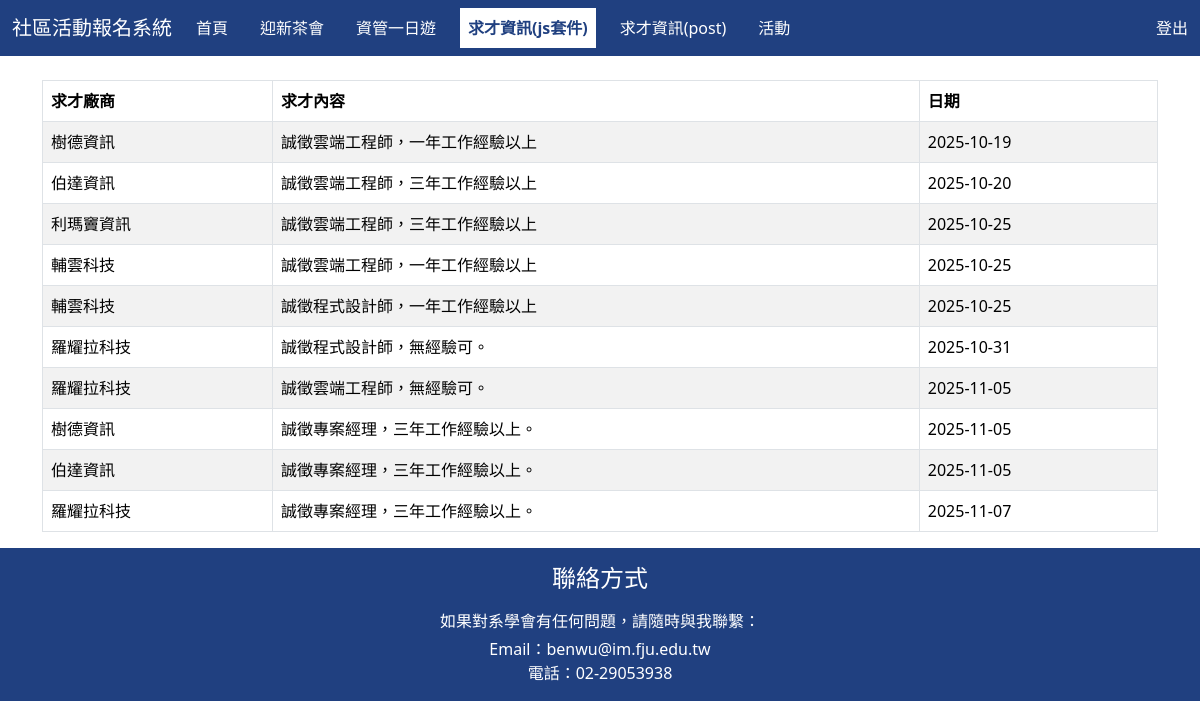
/job-js.php (signed in), run on the app's committed database.
### tables this page shows
CREATE TABLE `job` (
  `id` int(11) NOT NULL,
  `company` varchar(45) NOT NULL,
  `content` text NOT NULL,
  `pdate` date NOT NULL
);

### job-js.php (the view, shortened to what this page needs)
<?php
require_once "header.php";
try {
  require_once 'db.php';
  $sql = "SELECT * FROM job";
  $result = mysqli_query($conn, $sql);
?>
<div class="container mt-4">
  <table class="table table-bordered table-striped" id="job_table">
    <thead>
      <tr>
        <th>求才廠商</th>
        <th>求才內容</th>
        <th>日期</th>
      </tr>
    </thead>
    <tbody>
      <?php while ($row = mysqli_fetch_assoc($result)) { ?>
      <tr>
        <td><?= htmlspecialchars($row["company"]) ?></td>
        <td><?= htmlspecialchars($row["content"]) ?></td>
        <td><?= htmlspecialchars($row["pdate"]) ?></td>
      </tr>
      <?php } ?>
    </tbody>
  </table>
</div>
<?php
} catch (Exception $e) {
  echo 'Message: ' . $e->getMessage();
}
require_once "footer.php";
?>

### header.php (shortened to what this page needs)
<?php
$current = basename($_SERVER['PHP_SELF']);
?>
<!DOCTYPE html>
<html lang="zh-TW">
<head>
  <link rel="stylesheet" href="custom.css">
  <link href="https://cdn.jsdelivr.net/npm/bootstrap@5.3.2/dist/css/bootstrap.min.css" rel="stylesheet">
  <link rel="stylesheet" href="https://cdn.datatables.net/1.13.8/css/dataTables.bootstrap5.min.css">
</head>
<body>
  <nav class="navbar navbar-expand-lg custom-bg">
    <div class="container-fluid d-flex justify-content-between align-items-center">
      <div class="d-flex align-items-center">
        <a class="navbar-brand text-white me-3" href="index.php">
          社區活動報名系統
        </a>
        <ul class="navbar-nav flex-row">
          <li class="nav-item me-3">
            <a class="nav-link px-2 <?= ($current === 'index.php') ? 'active' : 'text-white'; ?>" href="index.php">首頁</a>
          </li>
          <li class="nav-item me-3">
            <a class="nav-link px-2 <?= ($current === 'status.php') ? 'active' : 'text-white'; ?>" href="status.php">迎新茶會</a>
          </li>
          <li class="nav-item me-3">
            <a class="nav-link px-2 <?= ($current === 'conference.php') ? 'active' : 'text-white'; ?>" href="conference.php">資管一日遊</a>
          </li>
          <li class="nav-item me-3">
            <a class="nav-link px-2 <?= ($current === 'job-js.php') ? 'active' : 'text-white'; ?>" href="job-js.php">求才資訊(js套件)</a>
          </li>
          <li class="nav-item me-3">
            <a class="nav-link px-2 <?= ($current === 'job-post.php') ? 'active' : 'text-white'; ?>" href="job-post.php">求才資訊(post)</a>
          </li>
          <li class="nav-item me-3">
            <a class="nav-link px-2 <?= ($current === 'activity.php') ? 'active' : 'text-white'; ?>" href="activity.php">活動</a>
          </li>
        </ul>
      </div>
      <div>
        <?php if (isset($_SESSION['username'])): ?>
          <a href="logout.php" class="nav-link text-white">登出</a>
        <?php else: ?>
          <a href="login.php" class="nav-link text-white">登入</a>
        <?php endif; ?>
      </div>
    </div>
  </nav>

### footer.php (shortened to what this page needs)
<footer class="footer mt-auto py-3 custom-bg">
  <div class="container text-center">
    <h4 class="mb-3">聯絡方式</h4>
    <p class="mb-1">如果對系學會有任何問題，請隨時與我聯繫：</p>
    <ul class="list-unstyled mb-0">
      <li>Email：benwu@im.fju.edu.tw</li>
      <li>電話：02-29053938</li>
    </ul>
  </div>
</footer>
</body>
</html>

### custom.css (style rules this page uses)
.custom-bg { background-color: #204080 !important; color: #fff !important; }
.custom-bg .navbar-nav .nav-link, .custom-bg .navbar-brand, .custom-bg .navbar-toggler { color: #fff !important; }
.custom-bg .navbar-nav .nav-link.active { font-weight: bold; color: #204080 !important; background: #fff !important; }

### data on the page
job: company "樹德資訊", content "誠徵雲端工程師，一年工作經驗以上", pdate "2025-10-19"
job: company "伯達資訊", content "誠徵雲端工程師，三年工作經驗以上", pdate "2025-10-20"
job: company "利瑪竇資訊", content "誠徵雲端工程師，三年工作經驗以上", pdate "2025-10-25"
job: company "輔雲科技", content "誠徵雲端工程師，一年工作經驗以上", pdate "2025-10-25"
job: company "輔雲科技", content "誠徵程式設計師，一年工作經驗以上", pdate "2025-10-25"
job: company "羅耀拉科技", content "誠徵程式設計師，無經驗可。", pdate "2025-10-31"
job: company "羅耀拉科技", content "誠徵雲端工程師，無經驗可。", pdate "2025-11-05"
job: company "樹德資訊", content "誠徵專案經理，三年工作經驗以上。", pdate "2025-11-05"
job: company "伯達資訊", content "誠徵專案經理，三年工作經驗以上。", pdate "2025-11-05"
job: company "羅耀拉科技", content "誠徵專案經理，三年工作經驗以上。", pdate "2025-11-07"
